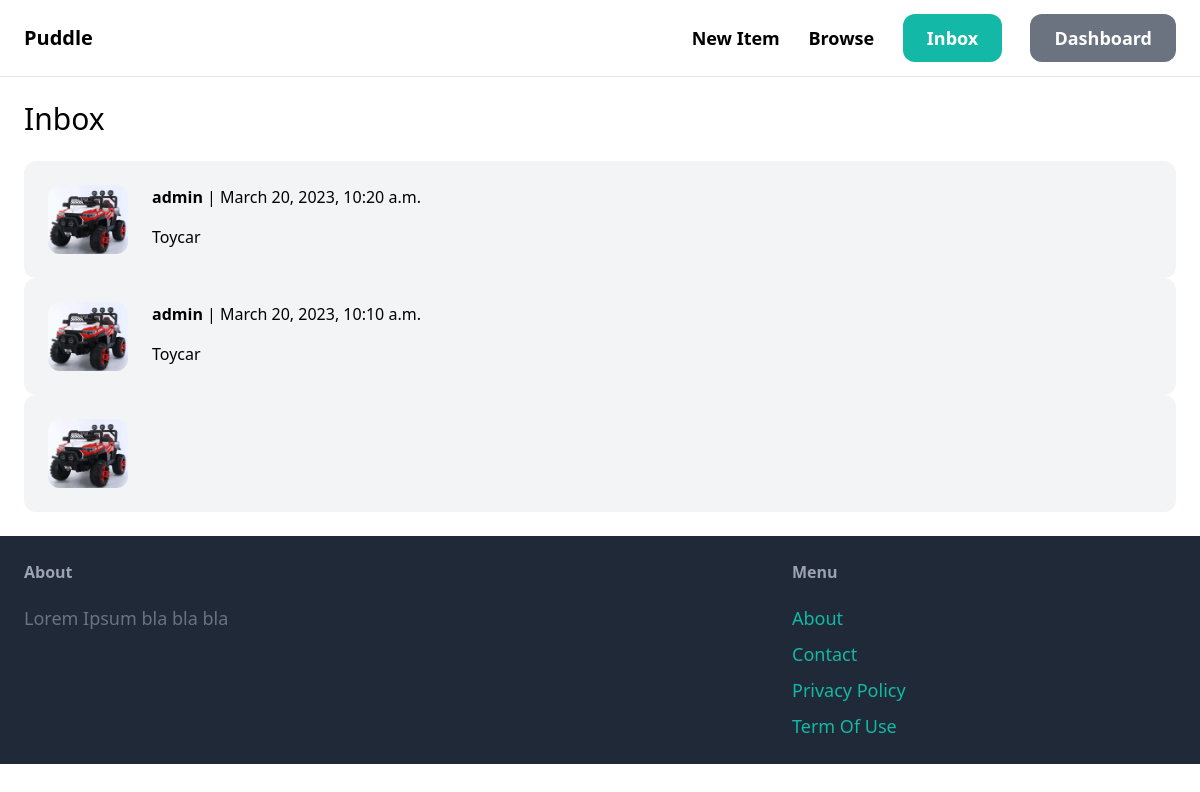
The app's page /inbox/ (signed in) with its own data.
### conversation/models.py (models this page shows)
class Conversation(models.Model):
    item=models.ForeignKey(Item,related_name='conversations',on_delete=models.CASCADE)
    members=models.ManyToManyField(User,related_name='conversations')
    created_at=models.DateTimeField(auto_now_add=True)
    modified_at=models.DateTimeField(auto_now=True)
    class Meta:
        ordering=('-modified_at',)

### item/models.py (models this page shows, shortened)
class Item(models.Model):
    category=models.ForeignKey(Category,related_name='items',on_delete=models.CASCADE)
    name=models.CharField(max_length=255)
    description = models.TextField(blank=True,null=True)
    price=models.FloatField()
    image=models.ImageField(upload_to='item_images',blank=True,null=True)
    is_sold=models.BooleanField(default=False)
    created_by=models.ForeignKey(User,related_name='items',on_delete=models.CASCADE)
    created_at=models.DateTimeField(auto_now_add=True)

### conversation/views.py (the view)
# urls.py: path('',views.inbox,name='inbox'),
@login_required
def inbox(request):
        conversations=Conversation.objects.filter(members__in=[request.user.id])
        return render(request,'conversation/inbox.html',{
             'conversations':conversations
        })

### conversation/templates/conversation/inbox.html (shortened to what this page needs)
{% extends 'core/base.html' %}
{% block content%}
<h1 class="mb-6 text-3xl">Inbox</h1>
<div class="space-y-6">
    {% for conversation in conversations %}
    <a href="{% url 'conversation:detail' conversation.id %}">
        <div class="p-6 flex bg-gray-100 rounded-xl">
            <div class="pr-6">
                <img src="{{conversation.item.image.url}}" class="w-20 rounded-xl">
            </div>
            <div>
                {% for member in conversation.members.all %}
                    {% if member != request.user %}
                    <p class="mb-4"><strong>{{member.username}}</strong> | {{conversation.modified_at}} </p>
                    <p>{{conversation.item.name}}</p>
                    {% endif %}
                {% endfor %}
            </div>
        </div>
    </a>
    {% endfor %}
</div>
{% endblock %}

### records on screen
Conversation: item.image (picture), modified_at "March 20, 2023, 10:20 a.m.", item.name "Toycar"
Conversation: item.image (picture), modified_at "March 20, 2023, 10:10 a.m.", item.name "Toycar"
Conversation: item.image (picture)

### other values on screen
{{ member.username }} "admin"
